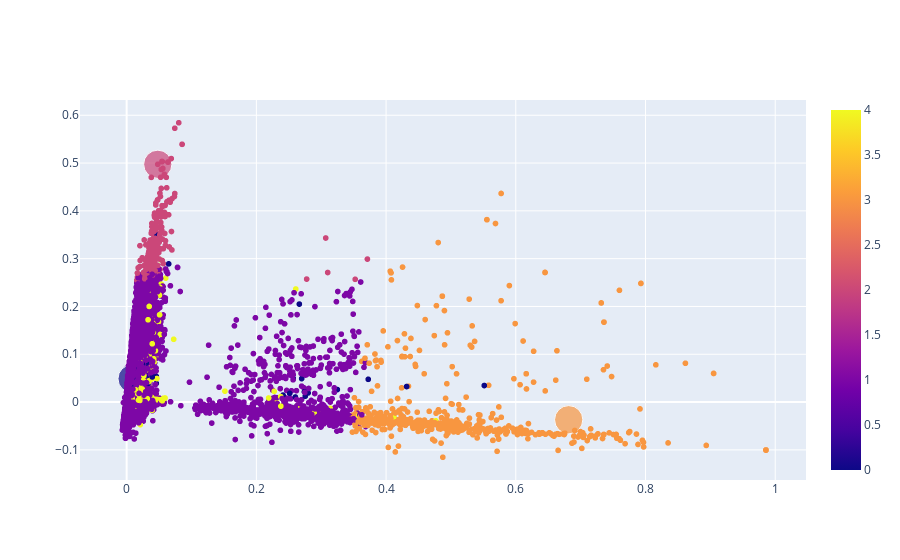

Notebook code cell kept with this figure:
### Code cell
fig_centers = px.scatter(x=d2_centers[:, 0], y=d2_centers[:, 1], color=np.unique(kmeans_clst.labels_), size=[500, 500, 500, 500, 500])
fig_points = px.scatter(x=d2_points[:, 0], y=d2_points[:, 1], color=kmeans_clst.labels_)
fig = go.Figure(data=fig_centers.data)
fig.add_traces(fig_points.data)
fig.show()

### Figure 1 — Plotly figure (JSON) as saved in the notebook; plotly's stock layout.template omitted (floating-point values rounded to 4 significant figures; data arrays with more than 128 entries replaced by an {"elided": "..."} marker saying what was removed)
{"data": [{"hovertemplate": "x=%{x}<br>y=%{y}<br>size=%{marker.size}<br>color=%{marker.color}<extra></extra>", "legendgroup": "", "marker": {"color": [0, 1, 2, 3, 4], "coloraxis": "coloraxis", "size": [500, 500, 500, 500, 500], "sizemode": "area", "sizeref": 1.25, "symbol": "circle"}, "mode": "markers", "name": "", "orientation": "v", "showlegend": false, "type": "scatter", "x": [0.008426, 0.02422, 0.04798, 0.6816, 0.02013], "xaxis": "x", "y": [0.04882, 0.02425, 0.4974, -0.03694, 0.01561], "yaxis": "y"}, {"hovertemplate": "x=%{x}<br>y=%{y}<br>color=%{marker.color}<extra></extra>", "legendgroup": "", "marker": {"color": {"elided": "29145 int values"}, "coloraxis": "coloraxis", "symbol": "circle"}, "mode": "markers", "name": "", "showlegend": false, "type": "scattergl", "x": {"elided": "29145 float values"}, "xaxis": "x", "y": {"elided": "29145 float values"}, "yaxis": "y"}], "layout": {}}
